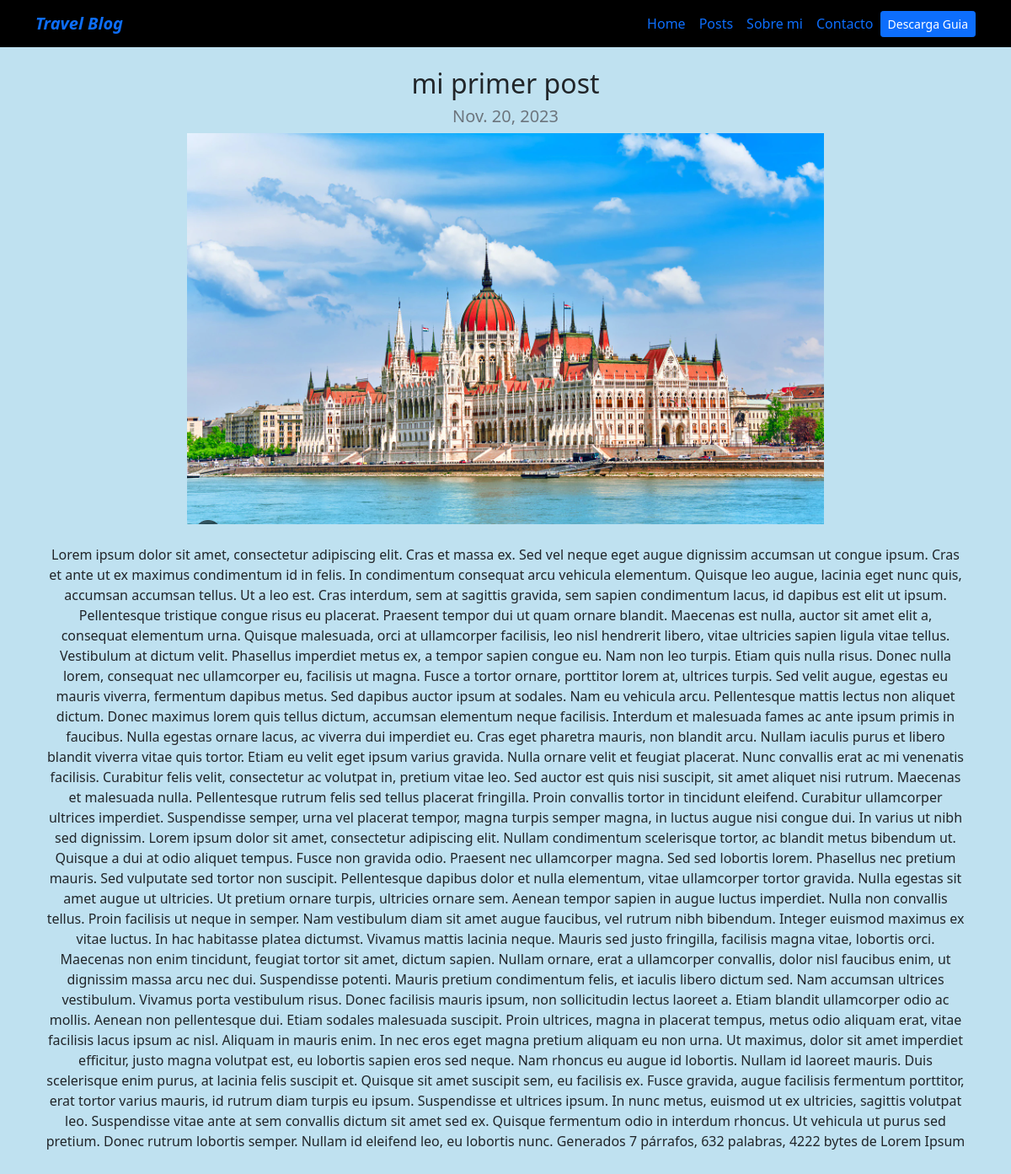
The page /blog/1 on the database its author committed.
### blog/models.py (models this page shows)
class Post(models.Model):
    titulo = models.CharField(max_length=100)
    descripcion= models.TextField()
    imagen= models.ImageField(upload_to='blog/images')
    fecha= models.DateField(datetime.date.today)

### blog/views.py (the view)
# urls.py: path("<int:post_id>", post_detail, name="post_detail"),
def post_detail(request, post_id):
    post = get_object_or_404(Post, pk=post_id)
    return render(request, "post_detail.html", {"post": post})

### blog/templates/post_detail.html
{%extends 'layout.html'%}
{%block content%}
<div class="text-center">
    <h2>{{post.titulo}}</h2>
    <h3 class= "my-2 h5 text-muted">{{post.fecha}}</h3>
    <img src="{{post.imagen.url}}" alt="{post.titulo}" class = "img-fluid"/>
    <div class= "my-4">
        <p>{{post.descripcion}}</p>
    </div>
</div>
    {%endblock%}

### rows shown on the page
Post: titulo "mi primer post", fecha "Nov. 20, 2023", imagen (picture), descripcion "Lorem ipsum dolor sit amet, consectetur adipiscing elit. Cras et massa ex. Sed vel neque eget augue dignissim accumsan ut congue ipsum. Cras et ante ut ex maximus condimentum id in felis. In condimentum consequat arcu vehicula elementum. Quisque leo augue, lacinia eget nunc quis, accumsan accumsan tellus. Ut a leo est. Cras interdum, sem at sagittis gravida, sem sapien condimentum lacus, id dapibus est elit ut ipsum. Pellentesque tristique congue risus eu placerat. Praesent tempor dui ut quam ornare blandit. Maecenas est nulla, auctor sit amet elit a, consequat elementum urna. Quisque malesuada, orci at ullamcorper facilisis, leo nisl hendrerit libero, vitae ultricies sapien ligula vitae…"
